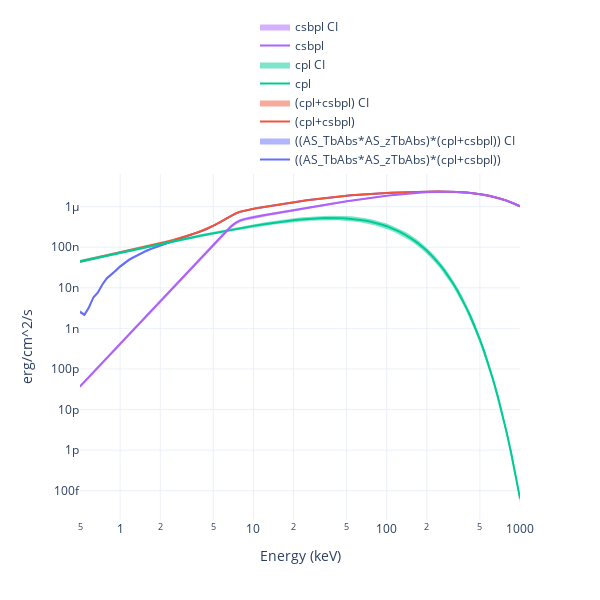

Notebook code cell kept with this figure:
### Code cell
earr = np.logspace(np.log10(0.5), 3, 100)

modelplot = Plot.model(ploter='plotly', style='vFv', CI=True)
fig = modelplot.add_model(model1, E=earr, show=False)
fig = modelplot.add_model(model2, E=earr, show=False)
fig = modelplot.add_model(cpl_ins, E=earr, show=False)
fig = modelplot.add_model(csbpl_ins, E=earr, show=True)
fig.write_html('advancement/moedl.html')
